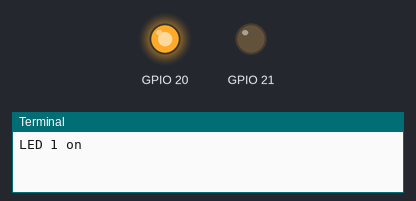
The program below on a simulated Raspberry Pi (BCM pin numbers). Parts: output pins drawn as LEDs (lit = HIGH), the last lines printed to the terminal. At 2.0 s the program stops and its outputs stay as they are.

Above: at 0.1 s.
At 1.1 s:
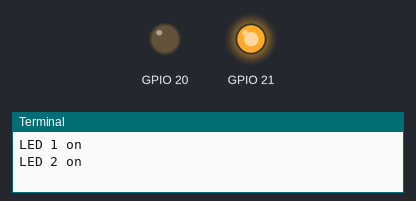
At 2.1 s:
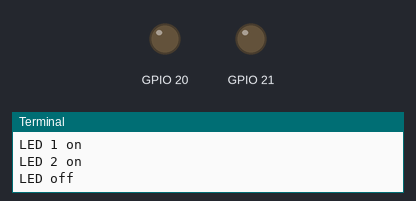
Timing chart, 0 to 3.5 s (numbered marks = the images above):
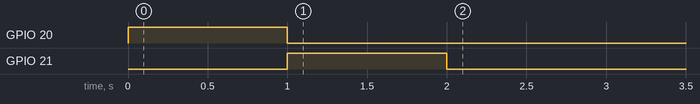

Measured:
- by itself, GPIO 20: LOW → HIGH at 0.00 s, → LOW 1.0 s later
- by itself, GPIO 21: LOW → HIGH at 1.0 s, → LOW 1.0 s later

The program:

charlieplexing_2.py
```python
import RPi.GPIO as GPIO
import time
# per usare il numero di pin
#GPIO.setmode(GPIO.BOARD)
# per usare il numero GPIO
GPIO.setmode(GPIO.BCM)
GPIO.setwarnings(False)

print ("LED 1 on")
GPIO.setup(20, GPIO.OUT, initial=GPIO.HIGH)
GPIO.setup(21, GPIO.OUT, initial=GPIO.LOW)
time.sleep(1)
print ("LED 2 on")
GPIO.output(20, GPIO.LOW)
GPIO.output(21, GPIO.HIGH)
time.sleep(1)
print ("LED off")
GPIO.output(20, GPIO.LOW)
GPIO.output(21, GPIO.LOW)
```
